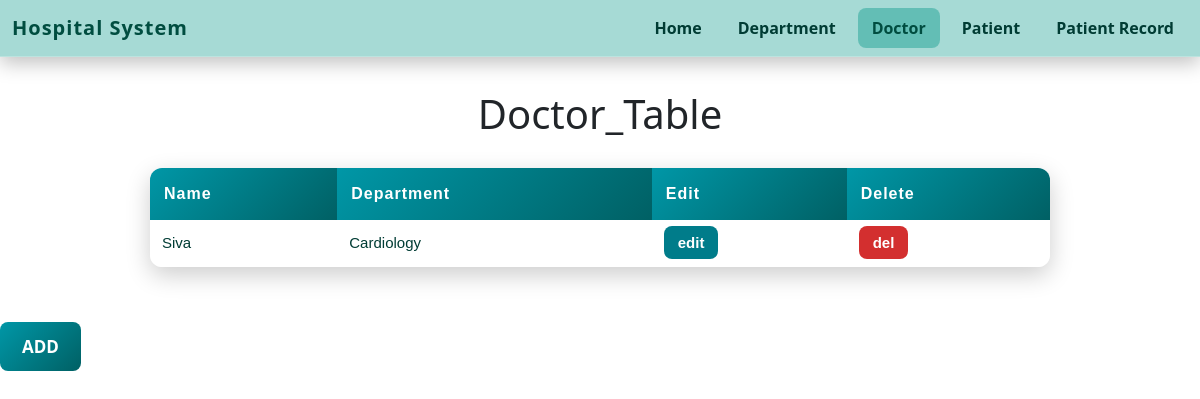
The page /doctor/ on the database as committed earlier.
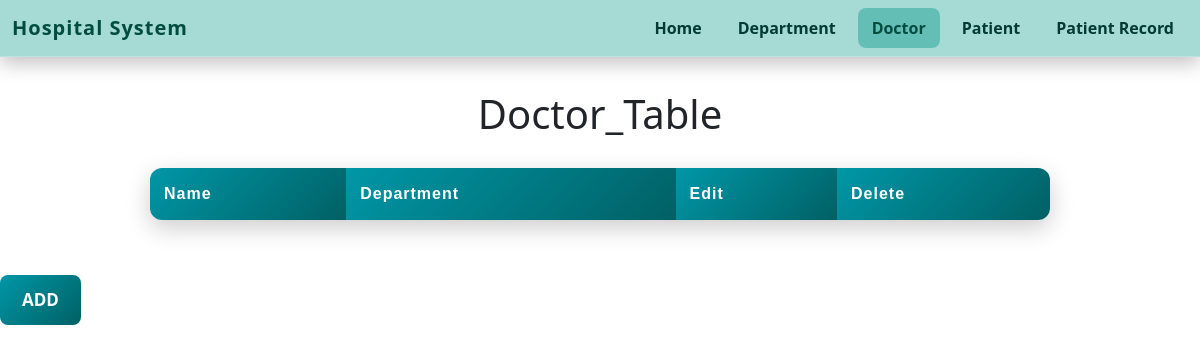
The same page on the database as committed later.
### app1/models.py (models this page shows, shortened)
class doctor_model(models.Model):
    name = models.CharField(max_length=50)
    department = models.ForeignKey(department_model, on_delete=models.CASCADE)

class department_model(models.Model):
    name = models.CharField(max_length=50)
    code = models.CharField(max_length=50)
    hod = models.CharField(max_length=50)
    def __str__(self):
        return self.name

### app1/views.py (the view)
# urls.py: path("doctor/", doctor_details, name="doctor_list"),
def doctor_details(request):
    data = doctor_model.objects.all()
    content = {
        "data": data
    }
    return render(request, 'frontend_app1/doctor_table.html', content)

### templates/frontend_app1/doctor_table.html (shortened to what this page needs)
<!DOCTYPE html>
<html lang="en">
<head>
    <link href="https://cdn.jsdelivr.net/npm/bootstrap@5.3.0/dist/css/bootstrap.min.css" rel="stylesheet">
</head>
<body>
    <nav class="navbar navbar-expand-lg navbar-glass fixed-top">
  <div class="container-fluid">
    <a class="navbar-brand" href="{% url 'home' %}">Hospital System</a>
    <div class="collapse navbar-collapse" id="navmenu">
      <ul class="navbar-nav ms-auto">
        <li class="nav-item">
          <a class="nav-link {% if request.path == '/' %}active{% endif %}"
             href="{% url 'home' %}">Home</a>
        </li>
        <li class="nav-item">
          <a class="nav-link {% if 'department' in request.path %}active{% endif %}"
             href="{% url 'department_list' %}">Department</a>
        </li>
        <li class="nav-item">
          <a class="nav-link {% if 'doctor' in request.path %}active{% endif %}"
             href="{% url 'doctor_list' %}">Doctor</a>
        </li>
        <li class="nav-item">
          <a class="nav-link {% if 'patient_list' in request.path %}active{% endif %}"
             href="{% url 'patient_list' %}">Patient</a>
        </li>
        <li class="nav-item">
          <a class="nav-link {% if 'patient_record' in request.path %}active{% endif %}"
             href="{% url 'patient_record_list' %}">Patient Record</a>
        </li>
      </ul>
    </div>
  </div>
</nav>
    <table>
  <h1>Doctor_Table</h1>
  <tr>
      <th>Name</th>
      <th>Department</th>
      <th>Edit</th>
      <th>Delete</th>
  </tr>
  {% for i in data %}
  <tr>
      <td>{{ i.name }}</td>
      <td>{{ i.department}}</td>
      <td>
        <a href="{% url 'verify_user' 'doctor' 'update'  i.id %}" class="btn-edit">
          edit
        </a>
      </td>
      <td>
        <a href="{% url 'verify_user' 'doctor' 'delete' i.id %}" class="btn-del">
          del
        </a>
      </td>
  </tr>
  {% endfor %}
</table>
    <a href="{% url 'doctor_add'%}" class="btn-add">ADD</a>
</body>
</html>

Rows that differ between the two databases and show on the page:
removed doctor_model: name "Siva", department "Cardiology"
